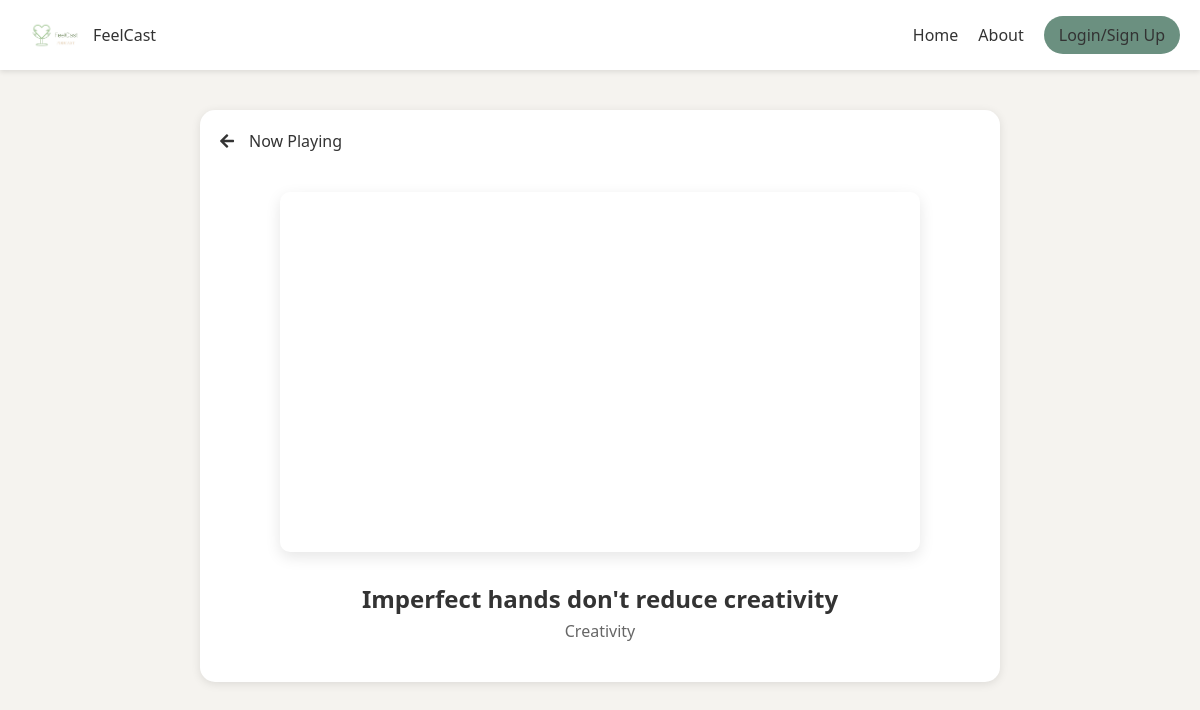
Page /player.php?id=2 on the committed database.
### tables this page shows
CREATE TABLE podcasts (
    id INT AUTO_INCREMENT PRIMARY KEY,
    title VARCHAR(255) NOT NULL,
    description TEXT,
    image_url VARCHAR(255),
    audio_url VARCHAR(255) NOT NULL,
    duration TIME,
    category VARCHAR(100),
    youtube_id VARCHAR(20) NULL
);

### includes/functions.php (called while the page is built, shortened)
<?php
function getPodcastById($id) {
    $conn = connectDB();
    $stmt = $conn->prepare("SELECT * FROM podcasts WHERE id = ?");
    $stmt->bind_param("i", $id);
    $stmt->execute();
    $result = $stmt->get_result();
    $podcast = $result->fetch_assoc();
    return $podcast;
}
function isLoggedIn() {
    return isset($_SESSION['user_id']);
}
?>

### player.php (the view, shortened to what this page needs)
<?php
require_once 'includes/functions.php';
$podcast_id = $_GET['id'] ?? 0;
$podcast = getPodcastById($podcast_id);
$hasYouTube = !empty($podcast['youtube_id']);
?>
<!DOCTYPE html>
<html lang="en">
<head>
    <link rel="stylesheet" href="https://cdnjs.cloudflare.com/ajax/libs/font-awesome/5.15.4/css/all.min.css">
    <link rel="stylesheet" href="assets/css/style.css">
</head>
<body>
    <header>
        <div class="container">
            <nav class="navbar">
                <div class="logo">
                    <img src="assets/images/logo.png" alt="FeelCast Logo">
                    <span>FeelCast</span>
                </div>
                <ul class="nav-links">
                    <li><a href="index.php">Home</a></li>
                    <li><a href="about.php">About</a></li>
                    <?php if (isLoggedIn()): ?>
                        <li><a href="favorites.php">Favorites</a></li>
                        <li><a href="profile.php">Profile</a></li>
                        <li><a href="logout.php">Logout</a></li>
                    <?php else: ?>
                        <li><a href="login.php" class="auth-btn">Login/Sign Up</a></li>
                    <?php endif; ?>
                </ul>
            </nav>
        </div>
    </header>
    <main>
        <div class="player-container">
            <div class="player-header">
                <a href="javascript:history.back()" class="back-btn">
                    <i class="fas fa-arrow-left"></i>
                </a>
                <span>Now Playing</span>
            </div>
            <div class="player-content">
                <?php if ($hasYouTube): ?>
                <div class="youtube-container">
                    <div class="youtube-embed">
                        <iframe src="https://www.youtube.com/embed/<?php echo $podcast['youtube_id']; ?>"
                                title="<?php echo $podcast['title']; ?>"
                                allow="accelerometer; autoplay; clipboard-write; encrypted-media; gyroscope; picture-in-picture"
                                allowfullscreen></iframe>
                    </div>
                </div>
                <?php endif; ?>
                <h2 class="podcast-title"><?php echo $podcast['title']; ?></h2>
                <p class="podcast-category"><?php echo $podcast['category']; ?></p>
            </div>
        </div>
    </main>
</body>
</html>

### assets/css/style.css (style rules this page uses)
* { margin: 0; padding: 0; box-sizing: border-box; font-family: 'Segoe UI', Tahoma, Geneva, Verdana, sans-serif; }
body { background-color: #f5f3ef; color: #333; }
.container { max-width: 1200px; margin: 0 auto; padding: 0 20px; }
header { background-color: #fff; padding: 15px 0; box-shadow: 0 2px 5px rgba(0,0,0,0.1); }
.navbar { display: flex; justify-content: space-between; align-items: center; }
.logo { display: flex; align-items: center; }
.logo img { height: 40px; width: auto; vertical-align: middle; background-color: white; padding: 5px; border-radius: 5px; }
.nav-links { display: flex; list-style: none; }
.nav-links li { margin-left: 20px; }
.nav-links a { text-decoration: none; color: #333; font-weight: 500; }
.auth-btn { background-color: #6b9080; color: white; padding: 8px 15px; border-radius: 20px; text-decoration: none; font-weight: 500; }
.player-container { max-width: 800px; margin: 40px auto; background-color: white; border-radius: 15px; overflow: hidden; box-shadow: 0 2px 10px rgba(0,0,0,0.1); }
.player-header { padding: 20px; display: flex; align-items: center; }
.back-btn { margin-right: 15px; color: #333; text-decoration: none; display: flex; align-items: center; }
.player-content { padding: 20px; text-align: center; }
.podcast-title { font-size: 1.5rem; margin-bottom: 5px; }
.podcast-category { color: #666; margin-bottom: 20px; }

### player.php (style rules this page uses)
.youtube-container { width: 100%; max-width: 640px; margin: 0 auto 30px; border-radius: 10px; overflow: hidden; box-shadow: 0 5px 15px rgba(0,0,0,0.1); position: relative; }
.youtube-embed { position: relative; padding-bottom: 56.25%; height: 0; overflow: hidden; }
.youtube-embed iframe { position: absolute; top: 0; left: 0; width: 100%; height: 100%; border: 0; }
.podcast-title { margin-top: 20px; text-align: center; }
.podcast-category { text-align: center; color: #666; margin-bottom: 20px; }

### rows in the picture
podcasts: title "Imperfect hands don't reduce creativity", category "Creativity"
